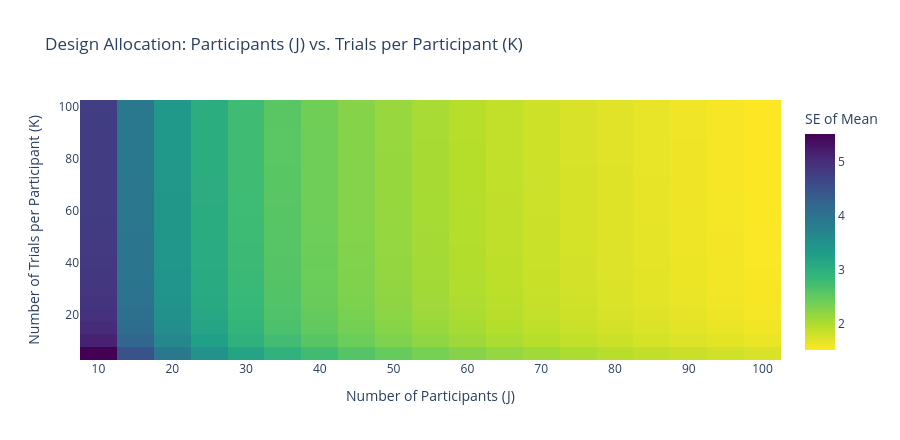

Notebook source saved alongside this figure:
### Markdown cell above
### Step 6: Clustered Allocation — Participants ($J$) vs. Trials ($K$)
In cognitive science and education, observations are often nested (e.g. $K$ test trials per student, or $K$ students per school):
$$\text{SE}(\hat{\mu}) = \sqrt{\frac{\sigma_{\text{person}}^2}{J} + \frac{\sigma_{\text{trial}}^2}{J \times K}}$$
* As $K \to \infty$, the standard error hits an impassable floor: $\frac{\sigma_{\text{person}}}{\sqrt{J}}$.
* Adding more trials $K$ has rapidly diminishing returns; recruiting more participants $J$ is the only way to break through the precision ceiling.

### Code cell
# Heatmap: Standard Error across J participants and K trials
J_vals = np.arange(10, 101, 5)
K_vals = np.arange(5, 101, 5)
J_grid, K_grid = np.meshgrid(J_vals, K_vals)

sigma_p = 15.0  # Between-person variation
sigma_t = 20.0  # Within-person trial variation

se_matrix = np.sqrt((sigma_p**2)/J_grid + (sigma_t**2)/(J_grid * K_grid))

fig_alloc = go.Figure(go.Heatmap(
    x=J_vals, y=K_vals, z=se_matrix,
    colorscale='Viridis', reversescale=True,
    colorbar=dict(title='SE of Mean')
))
fig_alloc.update_layout(
    title='Design Allocation: Participants (J) vs. Trials per Participant (K)',
    xaxis_title='Number of Participants (J)',
    yaxis_title='Number of Trials per Participant (K)',
    template='plotly_white',
    height=440
)
fig_alloc.show()

### Figure 1 — Plotly figure (JSON) as saved in the notebook; plotly's stock layout.template omitted (floating-point values rounded to 4 significant figures; data arrays with more than 128 entries replaced by an {"elided": "..."} marker saying what was removed)
{"data": [{"colorbar": {"title": {"text": "SE of Mean"}}, "colorscale": [[0.0, "#440154"], [0.1111, "#482878"], [0.2222, "#3e4989"], [0.3333, "#31688e"], [0.4444, "#26828e"], [0.5556, "#1f9e89"], [0.6667, "#35b779"], [0.7778, "#6ece58"], [0.8889, "#b5de2b"], [1.0, "#fde725"]], "reversescale": true, "type": "heatmap", "x": [10, 15, 20, 25, 30, 35, 40, 45, 50, 55, 60, 65, 70, 75, 80, 85, 90, 95, 100], "y": [5, 10, 15, 20, 25, 30, 35, 40, 45, 50, 55, 60, 65, 70, 75, 80, 85, 90, 95, 100], "z": {"elided": "20x19 float values"}}], "layout": {"height": 440, "title": {"text": "Design Allocation: Participants (J) vs. Trials per Participant (K)"}, "xaxis": {"title": {"text": "Number of Participants (J)"}}, "yaxis": {"title": {"text": "Number of Trials per Participant (K)"}}}}
